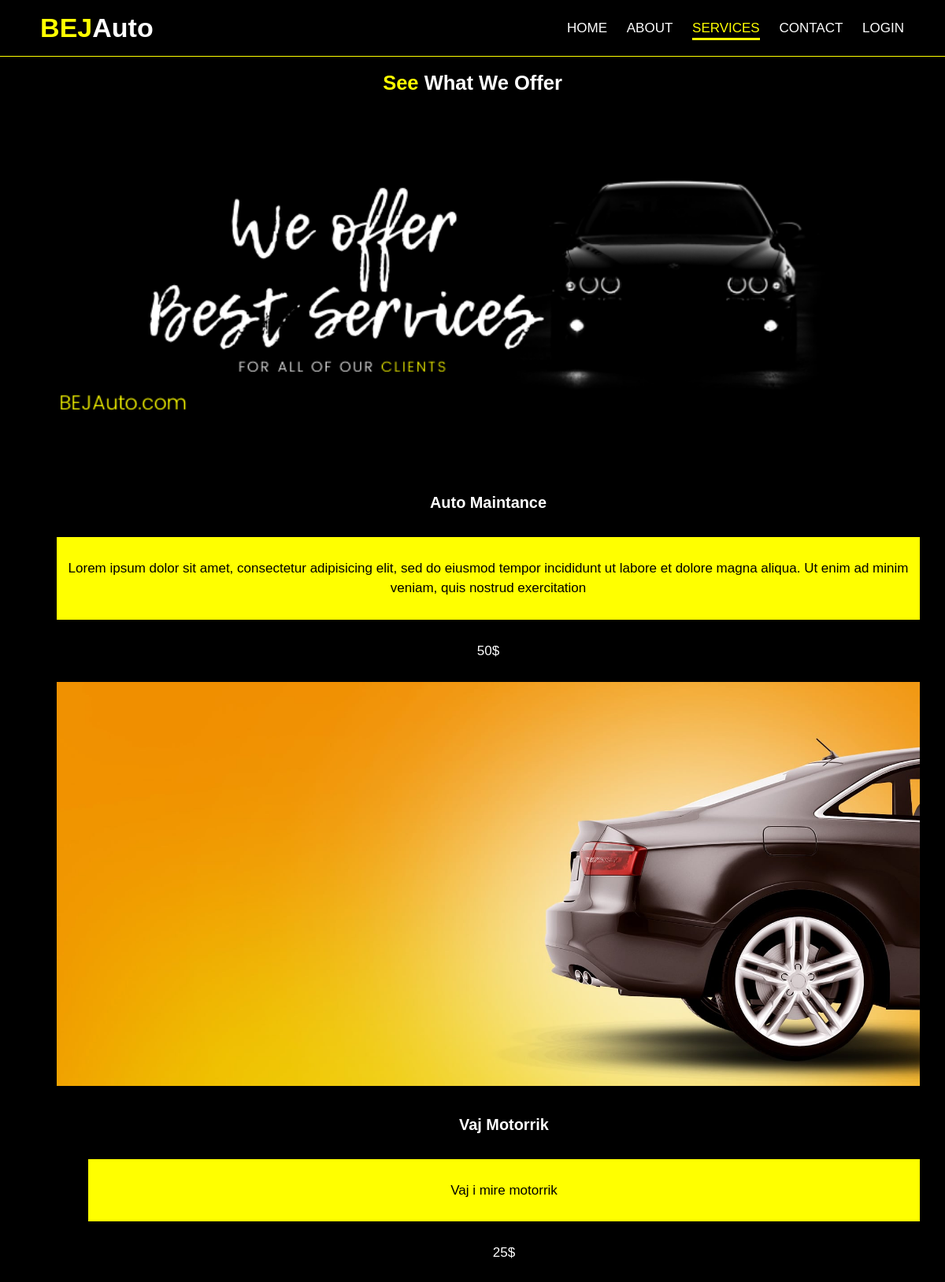
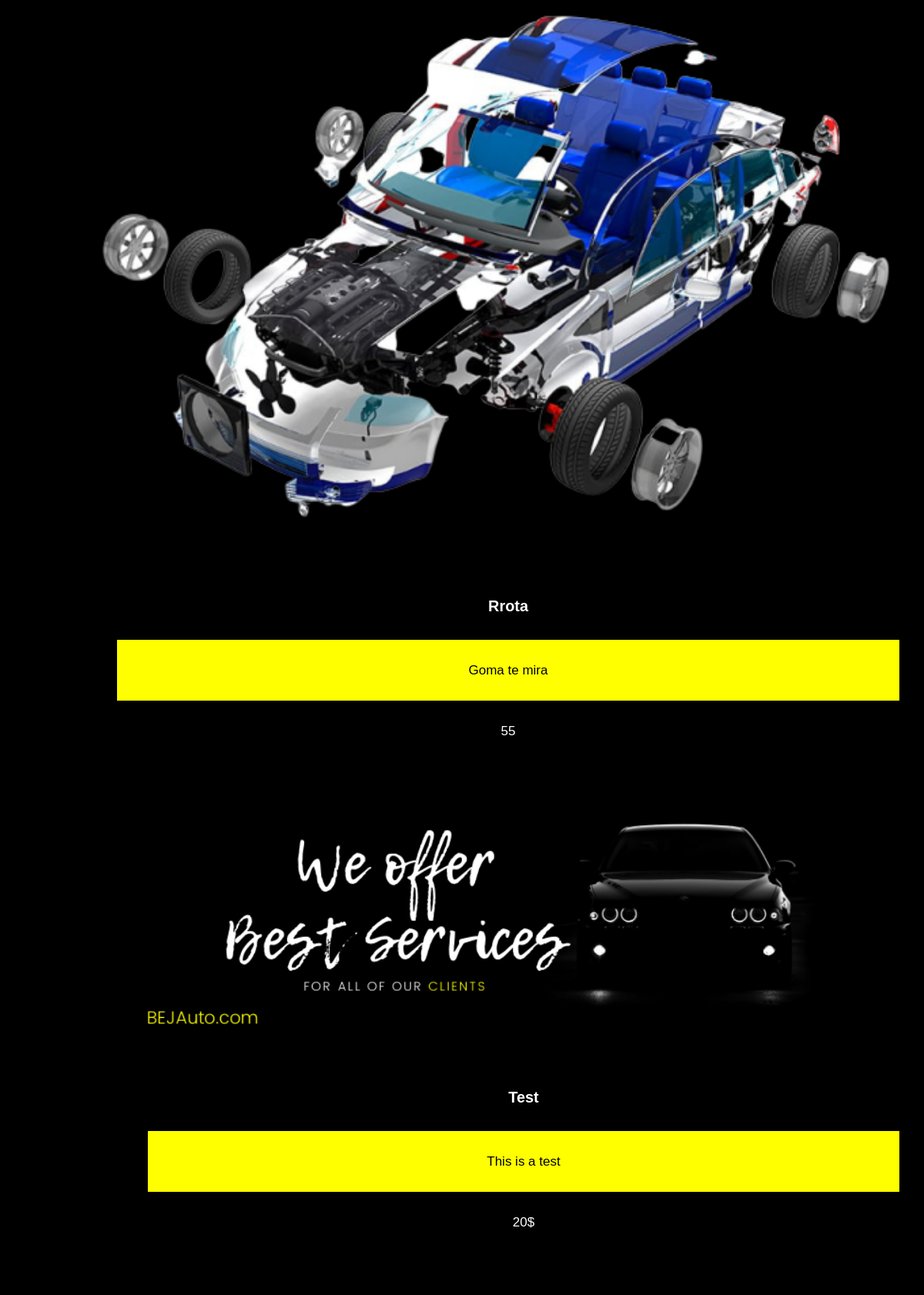
/services.php (upper part), run on the app's committed database (2 pictures, top to bottom).
### tables this page shows
CREATE TABLE `services` (
  `ID` int(11) NOT NULL,
  `service_name` varchar(30) NOT NULL,
  `service_price` varchar(20) NOT NULL,
  `service_description` varchar(255) NOT NULL,
  `service_img_path` varchar(255) NOT NULL,
  `user_id` int(11) NOT NULL
);

### services.php (the view, shortened to what this page needs)
 <?php
	include_once("DbConn.php");
?>
<!DOCTYPE html>
<html>
<head>
	<link rel="stylesheet" href="css/flexboxgrid.css">
    <link rel="stylesheet" href="css/font-awesome.css">
    <link rel="stylesheet" href="css/style.css">
</head>
<body>
    <header id="main-header">
      <div class="container">
        <div class="row end-sm end-md end-lg center-xs middle-xs middle-sm middle-md middle-lg">
          <div class="col-xs-12 col-sm-2 col-md-2 col-lg-2">
            <h1><span class="primary-text">BEJ</span>Auto</h1>
          </div>
          <div class="col-xs-12 col-sm-10 col-md-10 col-lg-10">
            <nav id="navbar">
                <ul>
                <li><a href="index.php">Home</a></li>
                <li><a href="about.php">About</a></li>
                <li class="current"><a href="services.php">Services</a></li>
                <li><a href="contact.php">Contact</a></li>
                <?php
                  if(empty($_SESSION['ID']))
                  {
                    ?>
                <li><a href="login.php">Login</a></li>
                <?php
                  }else
                  {
                  ?>
                  <li><a href="logout.php">Logout <?= $_SESSION['username']?></a></li>
                  <?php
                  }
                ?>
              </ul>
            </nav>
          </div>
        </div>
      </div>
    </header>
	<section id="page" class="services">
      <div class="container">
        <div class="row center-xs center-sm center-md center-lg">
          <div class="col-xs-12 col-sm-12 col-md-12 col-lg-12">
            <h2><span class="primary-text">See</span> What We Offer</h2>
              <?php
                $sql="SELECT * From services";
                $getServices=$connection->prepare($sql);
                $getServices->execute();
                $services=$getServices->fetchAll();
              ?>
		<?php
			foreach($services as $service)
			{
		?>
				<?php echo "<img src='";echo $service['service_img_path'];echo "'>"; ?>
            <ul>
              	<li>
                	<h3><?= $service['service_name'] ?></h3>
              	</li>
              	<li>
                	<p><?=  $service['service_description'] ?></p>
                </li>
                <li>
                	<p><?= $service['service_price'] ?></p>
                </li>
		<?php
			}
		?>
			 </ul>
          </div>
        </div>
      </div>
    </section>
</body>
</html>

### css/style.css (style rules this page uses)
body { font-family:'Open-sans', sans-serif; font-size:17px; line-height:1.5em; margin:0; padding:0; background-color: black; }
img { width:100%; }
.container { margin:auto; }
h1, h2 { color:#ffffff; }
.primary-text { color:#ffff00; }
#main-header { border-bottom:1px solid #ffff00; }
#navbar { text-transform:uppercase; }
#navbar li { display:inline; padding-right:20px; list-style:none; }
#navbar a { text-decoration:none; color:#ffffff; }
#navbar li.current a, #navbar a:hover { color:#ffff00; border-bottom: 3px solid #ffff00; padding-bottom:3px; }
#page { margin-bottom:40px; }
.services ul li { list-style:none; padding:10px; }
.services ul li:nth-child(odd) { background:#000000; color:#fff; }
.services ul li:nth-child(even) { background:#ffff00; color:#000000; }
span { color: #ffff00; }

### data on the page
services: service_img_path (picture), service_name "Auto Maintance", service_description "Lorem ipsum dolor sit amet, consectetur adipisicing elit, sed do eiusmod tempor incididunt ut labore et dolore magna aliqua. Ut enim ad minim veniam, quis nostrud exercitation", service_price "50$"
services: service_img_path (picture), service_name "Vaj Motorrik", service_description "Vaj i mire motorrik", service_price "25$"
services: service_img_path (picture), service_name "Rrota", service_description "Goma te mira", service_price "55"
services: service_img_path (picture), service_name "Test", service_description "This is a test", service_price "20$"
